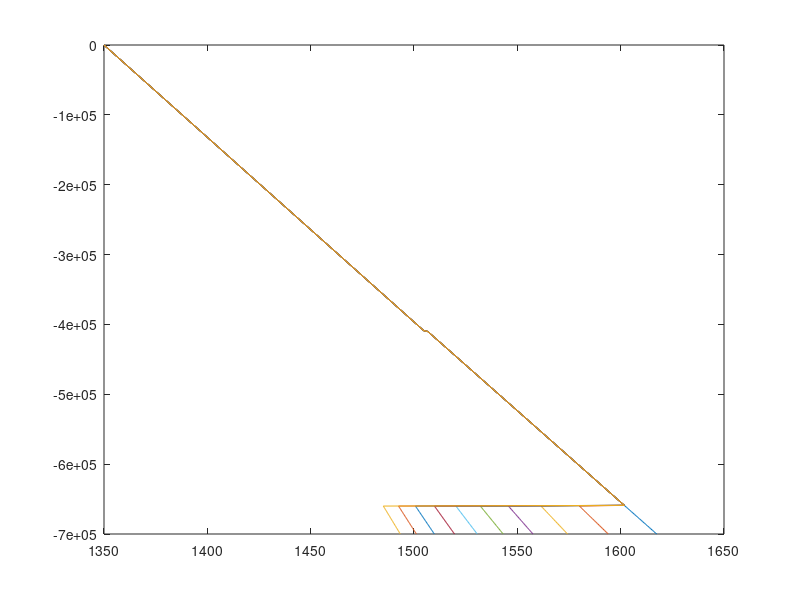

Write MATLAB code to recreate this figure.
%%%%%%%%%%%%%%%%%%%%%%%%%%%%%%%%%%%%%%%%%%%%%%%%%%%%%%%%%%%%%%%%%%%%%%%%%%%
% Adiabatic profile
%%%%%%%%%%%%%%%%%%%%%%%%%%%%%%%%%%%%%%%%%%%%%%%%%%%%%%%%%%%%%%%%%%%%%%%%%%%
clear all
clf

alpha = 3e-5; 
g     = 9.81; 
Cp_r  = 1050; 
Cp_r2  = 1040; 
Cp_b  = Cp_r2:100:2000; 
z     = 0:1:700;
z     = z.*1000; 
Cp = z.*0; 
Cp(z<410e3)=Cp_r; 
Cp(z>=410e3 & z< 660e3)= Cp_r2; 
for i = 1:length(Cp_b)
Cp(z>=660e3)=Cp_b(i);
T(i,:)    = 1350.*(1+(alpha.*g./Cp).*z);
end
figure(1)
plot(T,-z)
